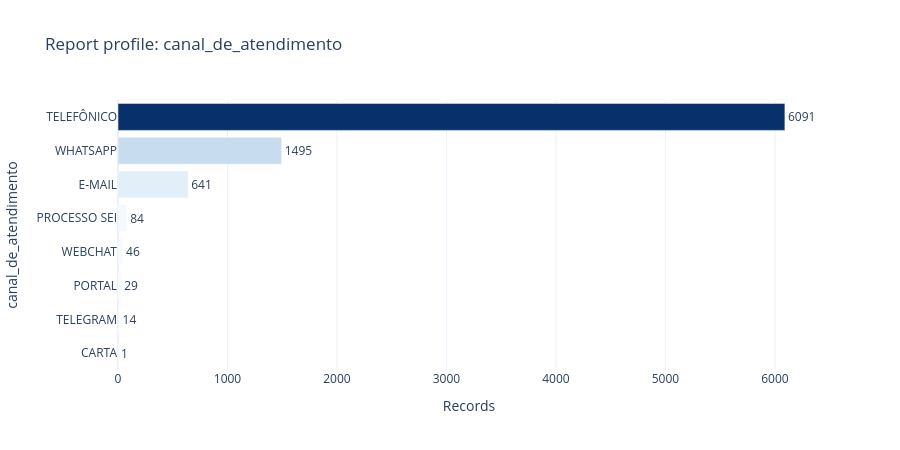
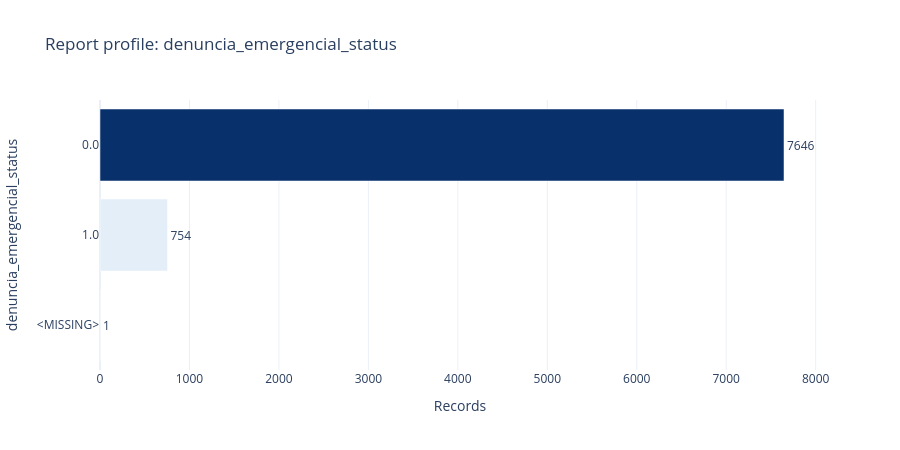
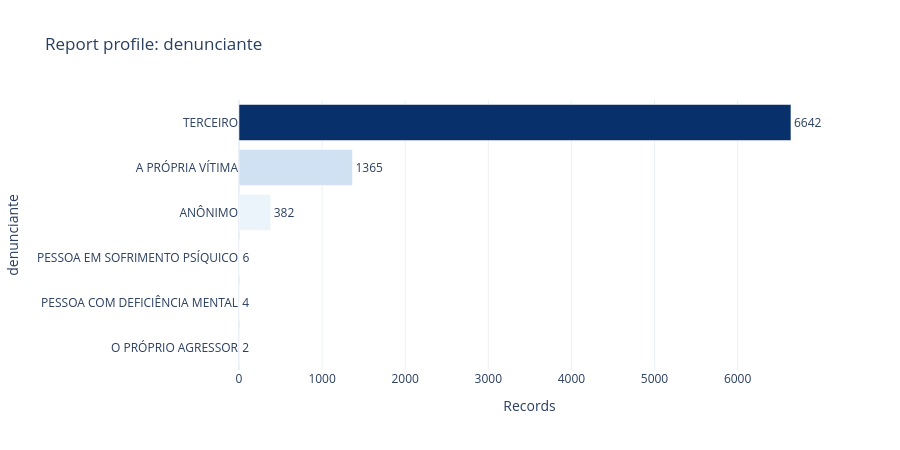
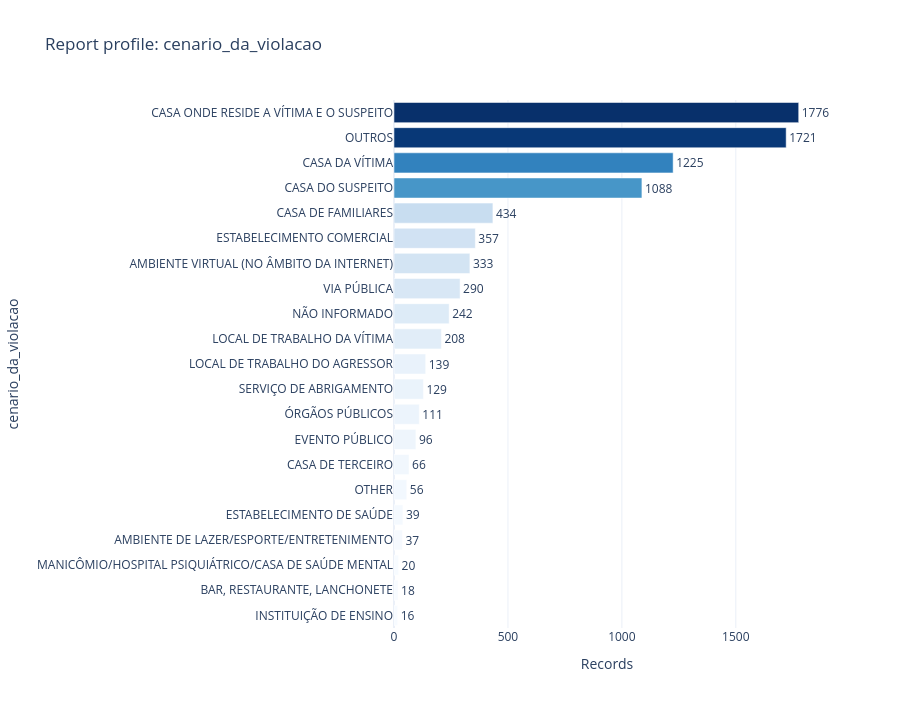

Here is the notebook cell these charts were saved with, in order:
### Markdown cell above
## 4.7 Report intake and context

These variables describe how the complaint entered the system and the reported setting or recurrence. They characterize recorded reports, not the underlying prevalence of violations.

### Code cell
COMPLAINT_VARIABLES = [
    "canal_de_atendimento", "denuncia_emergencial_status", "denunciante",
    "cenario_da_violacao", "frequencia", "inicio_das_violacoes"
]
complaint_tables = {}
for column in [c for c in COMPLAINT_VARIABLES if c in df_analysis.columns]:
    fig, table = plot_frequency(
        df_analysis, column,
        title=f"Report profile: {column}", top_n=TOP_N,
        include_missing=INCLUDE_MISSING_IN_CHARTS
    )
    fig.show()
    save_figure(fig, f"complaint_{column}.html")
    table.to_csv(TABLE_DIR / f"frequency_{column}.csv", index=False, encoding="utf-8-sig")
    complaint_tables[column] = table

### Figure 1 — Plotly figure (JSON) as saved in the notebook; plotly's stock layout.template omitted (floating-point values rounded to 4 significant figures)
{"data": [{"cliponaxis": false, "customdata": [[0.01, 0.01], [0.17, 0.17], [0.35, 0.35], [0.55, 0.55], [1, 1], [7.63, 7.63], [17.8, 17.8], [72.5, 72.5]], "hovertemplate": "Records=%{marker.color}<br>canal_de_atendimento=%{y}<br>percent_total=%{customdata[0]}<br>percent_valid=%{customdata[1]}<extra></extra>", "legendgroup": "", "marker": {"color": [1, 14, 29, 46, 84, 641, 1495, 6091], "coloraxis": "coloraxis", "pattern": {"shape": ""}}, "name": "", "orientation": "h", "showlegend": false, "text": [1.0, 14.0, 29.0, 46.0, 84.0, 641.0, 1495.0, 6091.0], "textposition": "outside", "type": "bar", "x": [1, 14, 29, 46, 84, 641, 1495, 6091], "xaxis": "x", "y": ["CARTA", "TELEGRAM", "PORTAL", "WEBCHAT", "PROCESSO SEI", "E-MAIL", "WHATSAPP", "TELEFÔNICO"], "yaxis": "y"}], "layout": {"barmode": "relative", "coloraxis": {"autocolorscale": false, "colorbar": {"title": {"text": "Records"}}, "colorscale": [[0, "rgb(247,251,255)"], [0.125, "rgb(222,235,247)"], [0.25, "rgb(198,219,239)"], [0.375, "rgb(158,202,225)"], [0.5, "rgb(107,174,214)"], [0.625, "rgb(66,146,198)"], [0.75, "rgb(33,113,181)"], [0.875, "rgb(8,81,156)"], [1, "rgb(8,48,107)"]], "showscale": false}, "height": 450, "legend": {"tracegroupgap": 0}, "title": {"text": "Report profile: canal_de_atendimento"}, "xaxis": {"anchor": "y", "domain": [0, 1], "title": {"text": "Records"}}, "yaxis": {"anchor": "x", "domain": [0, 1], "title": {"text": "canal_de_atendimento"}}}}

### Figure 2 — Plotly figure (JSON) as saved in the notebook; plotly's stock layout.template omitted (floating-point values rounded to 4 significant figures)
{"data": [{"cliponaxis": false, "customdata": [[0.01, null], [8.98, 8.98], [91.01, 91.02]], "hovertemplate": "Records=%{marker.color}<br>denuncia_emergencial_status=%{y}<br>percent_total=%{customdata[0]}<br>percent_valid=%{customdata[1]}<extra></extra>", "legendgroup": "", "marker": {"color": [1, 754, 7646], "coloraxis": "coloraxis", "pattern": {"shape": ""}}, "name": "", "orientation": "h", "showlegend": false, "text": [1.0, 754.0, 7646.0], "textposition": "outside", "type": "bar", "x": [1, 754, 7646], "xaxis": "x", "y": ["<MISSING>", "1.0", "0.0"], "yaxis": "y"}], "layout": {"barmode": "relative", "coloraxis": {"autocolorscale": false, "colorbar": {"title": {"text": "Records"}}, "colorscale": [[0, "rgb(247,251,255)"], [0.125, "rgb(222,235,247)"], [0.25, "rgb(198,219,239)"], [0.375, "rgb(158,202,225)"], [0.5, "rgb(107,174,214)"], [0.625, "rgb(66,146,198)"], [0.75, "rgb(33,113,181)"], [0.875, "rgb(8,81,156)"], [1, "rgb(8,48,107)"]], "showscale": false}, "height": 450, "legend": {"tracegroupgap": 0}, "title": {"text": "Report profile: denuncia_emergencial_status"}, "xaxis": {"anchor": "y", "domain": [0, 1], "title": {"text": "Records"}}, "yaxis": {"anchor": "x", "domain": [0, 1], "title": {"text": "denuncia_emergencial_status"}}}}

### Figure 3 — Plotly figure (JSON) as saved in the notebook; plotly's stock layout.template omitted (floating-point values rounded to 4 significant figures)
{"data": [{"cliponaxis": false, "customdata": [[0.02, 0.02], [0.05, 0.05], [0.07, 0.07], [4.55, 4.55], [16.25, 16.25], [79.06, 79.06]], "hovertemplate": "Records=%{marker.color}<br>denunciante=%{y}<br>percent_total=%{customdata[0]}<br>percent_valid=%{customdata[1]}<extra></extra>", "legendgroup": "", "marker": {"color": [2, 4, 6, 382, 1365, 6642], "coloraxis": "coloraxis", "pattern": {"shape": ""}}, "name": "", "orientation": "h", "showlegend": false, "text": [2.0, 4.0, 6.0, 382.0, 1365.0, 6642.0], "textposition": "outside", "type": "bar", "x": [2, 4, 6, 382, 1365, 6642], "xaxis": "x", "y": ["O PRÓPRIO AGRESSOR", "PESSOA COM DEFICIÊNCIA MENTAL", "PESSOA EM SOFRIMENTO PSÍQUICO", "ANÔNIMO", "A PRÓPRIA VÍTIMA", "TERCEIRO"], "yaxis": "y"}], "layout": {"barmode": "relative", "coloraxis": {"autocolorscale": false, "colorbar": {"title": {"text": "Records"}}, "colorscale": [[0, "rgb(247,251,255)"], [0.125, "rgb(222,235,247)"], [0.25, "rgb(198,219,239)"], [0.375, "rgb(158,202,225)"], [0.5, "rgb(107,174,214)"], [0.625, "rgb(66,146,198)"], [0.75, "rgb(33,113,181)"], [0.875, "rgb(8,81,156)"], [1, "rgb(8,48,107)"]], "showscale": false}, "height": 450, "legend": {"tracegroupgap": 0}, "title": {"text": "Report profile: denunciante"}, "xaxis": {"anchor": "y", "domain": [0, 1], "title": {"text": "Records"}}, "yaxis": {"anchor": "x", "domain": [0, 1], "title": {"text": "denunciante"}}}}

### Figure 4 — Plotly figure (JSON) as saved in the notebook; plotly's stock layout.template omitted (floating-point values rounded to 4 significant figures)
{"data": [{"cliponaxis": false, "customdata": [[0.19, 0.19], [0.21, 0.21], [0.24, 0.24], [0.44, 0.44], [0.46, 0.46], [0.66, null], [0.79, 0.79], [1.14, 1.14], [1.32, 1.32], [1.54, 1.54], [1.65, 1.65], [2.48, 2.48], [2.88, 2.88], [3.45, 3.45], [3.96, 3.96], [4.25, 4.25], [5.17, 5.17], [12.95, 12.95], [14.58, 14.58], [20.49, 20.49], [21.14, 21.14]], "hovertemplate": "Records=%{marker.color}<br>cenario_da_violacao=%{y}<br>percent_total=%{customdata[0]}<br>percent_valid=%{customdata[1]}<extra></extra>", "legendgroup": "", "marker": {"color": [16, 18, 20, 37, 39, 56, 66, 96, 111, 129, 139, 208, 242, 290, 333, 357, 434, 1088, 1225, 1721, 1776], "coloraxis": "coloraxis", "pattern": {"shape": ""}}, "name": "", "orientation": "h", "showlegend": false, "text": [16.0, 18.0, 20.0, 37.0, 39.0, 56.0, 66.0, 96.0, 111.0, 129.0, 139.0, 208.0, 242.0, 290.0, 333.0, 357.0, 434.0, 1088.0, 1225.0, 1721.0, 1776.0], "textposition": "outside", "type": "bar", "x": [16, 18, 20, 37, 39, 56, 66, 96, 111, 129, 139, 208, 242, 290, 333, 357, 434, 1088, 1225, 1721, 1776], "xaxis": "x", "y": ["INSTITUIÇÃO DE ENSINO", "BAR, RESTAURANTE, LANCHONETE", "MANICÔMIO/HOSPITAL PSIQUIÁTRICO/CASA DE SAÚDE MENTAL", "AMBIENTE DE LAZER/ESPORTE/ENTRETENIMENTO", "ESTABELECIMENTO DE SAÚDE", "OTHER", "CASA DE TERCEIRO", "EVENTO PÚBLICO", "ÓRGÃOS PÚBLICOS", "SERVIÇO DE ABRIGAMENTO", "LOCAL DE TRABALHO DO AGRESSOR", "LOCAL DE TRABALHO DA VÍTIMA", "NÃO INFORMADO", "VIA PÚBLICA", "AMBIENTE VIRTUAL (NO ÂMBITO DA INTERNET)", "ESTABELECIMENTO COMERCIAL", "CASA DE FAMILIARES", "CASA DO SUSPEITO", "CASA DA VÍTIMA", "OUTROS", "CASA ONDE RESIDE A VÍTIMA E O SUSPEITO"], "yaxis": "y"}], "layout": {"barmode": "relative", "coloraxis": {"autocolorscale": false, "colorbar": {"title": {"text": "Records"}}, "colorscale": [[0, "rgb(247,251,255)"], [0.125, "rgb(222,235,247)"], [0.25, "rgb(198,219,239)"], [0.375, "rgb(158,202,225)"], [0.5, "rgb(107,174,214)"], [0.625, "rgb(66,146,198)"], [0.75, "rgb(33,113,181)"], [0.875, "rgb(8,81,156)"], [1, "rgb(8,48,107)"]], "showscale": false}, "height": 708, "legend": {"tracegroupgap": 0}, "title": {"text": "Report profile: cenario_da_violacao"}, "xaxis": {"anchor": "y", "domain": [0, 1], "title": {"text": "Records"}}, "yaxis": {"anchor": "x", "domain": [0, 1], "title": {"text": "cenario_da_violacao"}}}}
